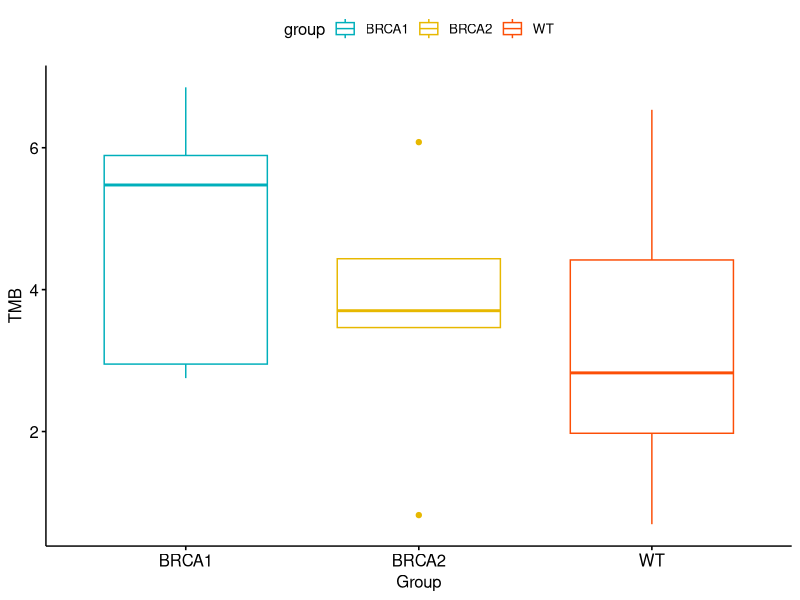
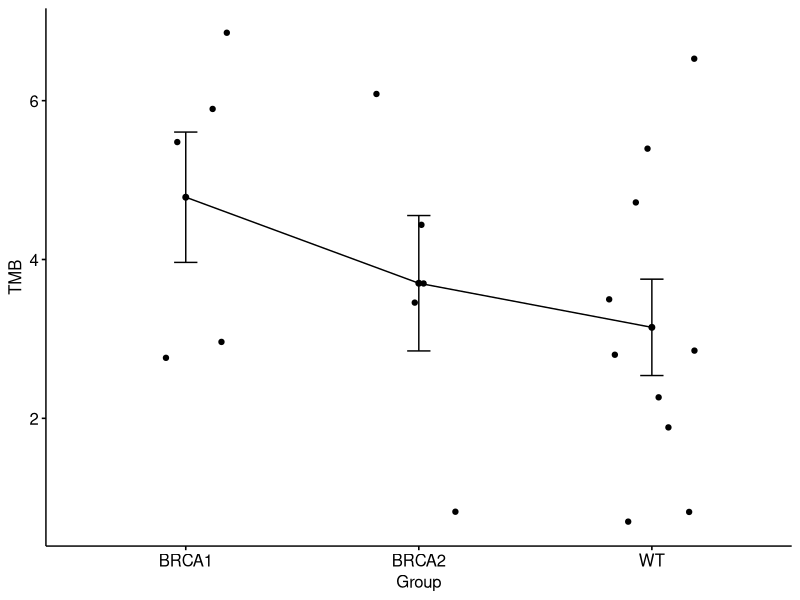

Here is the R script that generated these plots, in order:
# TMB ANOVA test
df <- data.frame(group=c("BRCA1", "BRCA1", "BRCA1", "BRCA1", "BRCA1", "BRCA2", "BRCA2", "BRCA2", "BRCA2", "BRCA2", "WT", "WT", "WT", "WT", "WT", "WT", "WT", "WT", "WT", "WT"), TMB=c(2.75247524752475,	5.89108910891089,	5.47524752475248,	2.95049504950495,	6.85148514851485,	6.07920792079208,	4.43564356435644,	0.821782178217822,	3.7029702970297,	3.46534653465347,	2.84158415841584,	5.38613861386139,	1.88118811881188,	2.25742574257426,	2.81188118811881,	0.821782178217822,	0.693069306930693,	3.5049504950495,	4.72277227722772,	6.53465346534653))
levels(df$group)
library("ggpubr")
ggboxplot(df, x = "group", y = "TMB", 
          color = "group", palette = c("#00AFBB", "#E7B800", "#FC4E07"),
          order = c("BRCA1", "BRCA2", "WT"),
          ylab = "TMB", xlab = "Group")
ggline(df, x = "group", y = "TMB", 
       add = c("mean_se", "jitter"), 
       order = c("BRCA1", "BRCA2", "WT"),
       ylab = "TMB", xlab = "Group")

res.aov <- aov(TMB ~ group, data = df)
summary(res.aov)
